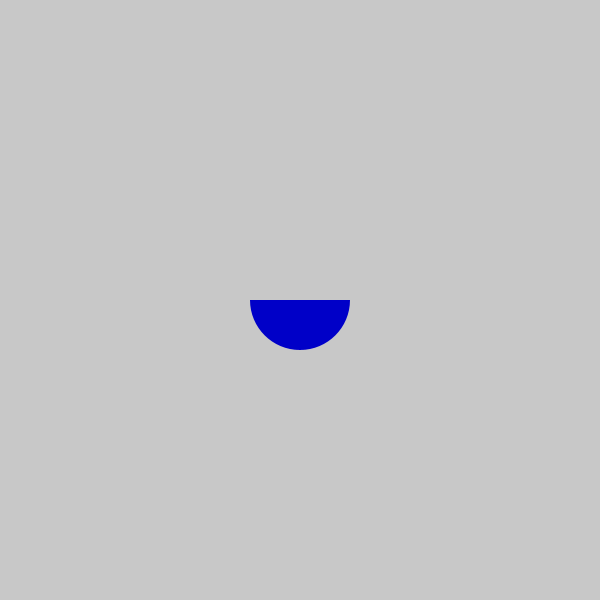
Frame 1 (no input)
Frame 60 (the mouse pressed at the canvas centre just before this capture): identical to frame 1, image omitted
Frame 120 (the mouse held since frame 60 and released just before this capture): identical to frame 1, image omitted

The Processing sketch that drew this single still picture (run headless with seeded random() and noise(); from frame 60 on, the mouse is pressed at the canvas centre):

// Processing sketch: mediaEsfera
// ── mediaEsfera.pde
int tipo;
boolean abierto=false;
float valor=PI;
void setup ()

{
  size(600, 600);
  smooth();
  // strokeWeight(20);
  noStroke();
}

void draw ()

{
  background(200);
  fill(0, 0, 200);
  arc(width/2, height/2, 100, 100, 0, valor, CHORD);
  fill(200);
  arc(width/2, height/2, 30, 30, valor, valor*2, CHORD);
}

void keyPressed()
{

  if (abierto)
  {
    valor=PI;
    abierto=false;
  } else
  {
    valor=PI*2;
    abierto=true;
  }
  println(abierto);
}
